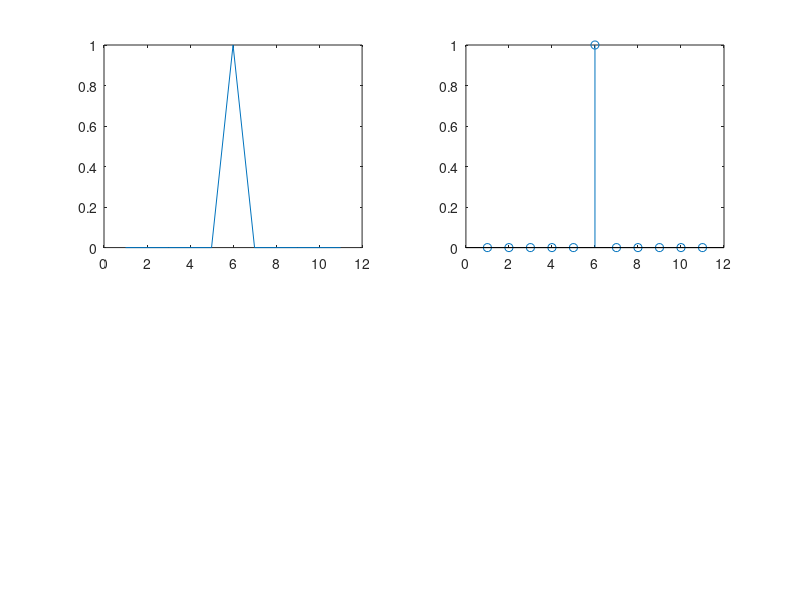

Here is the MATLAB script that generated this plot:
close all
clear all
clc
clf
n=5:5;
y=[zeros(1,5),1,zeros(1,5)];
subplot(2,2,1);
plot(y)
subplot(2,2,2)
stem(y);
